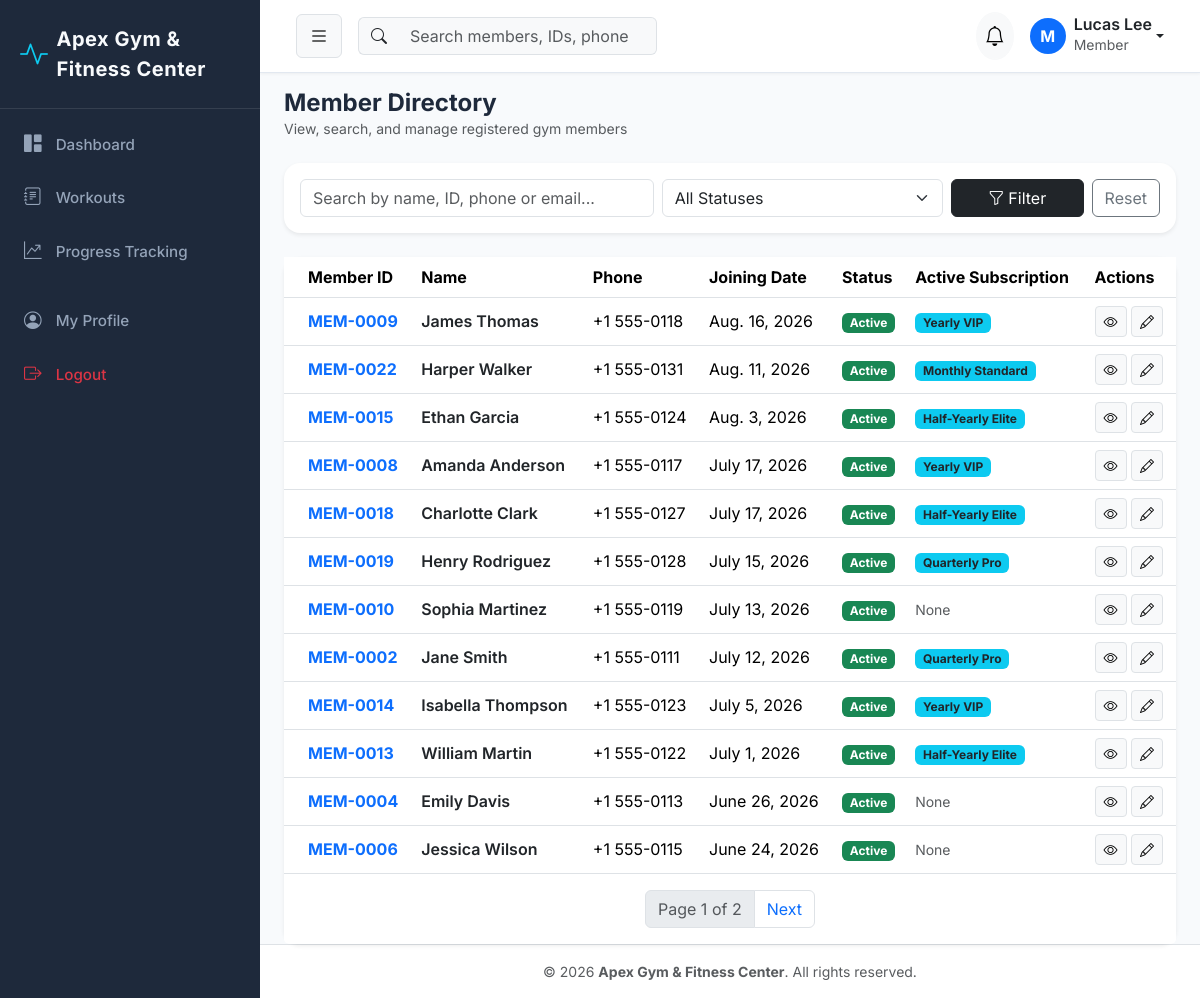
The app's page /members/ (signed in), older data.
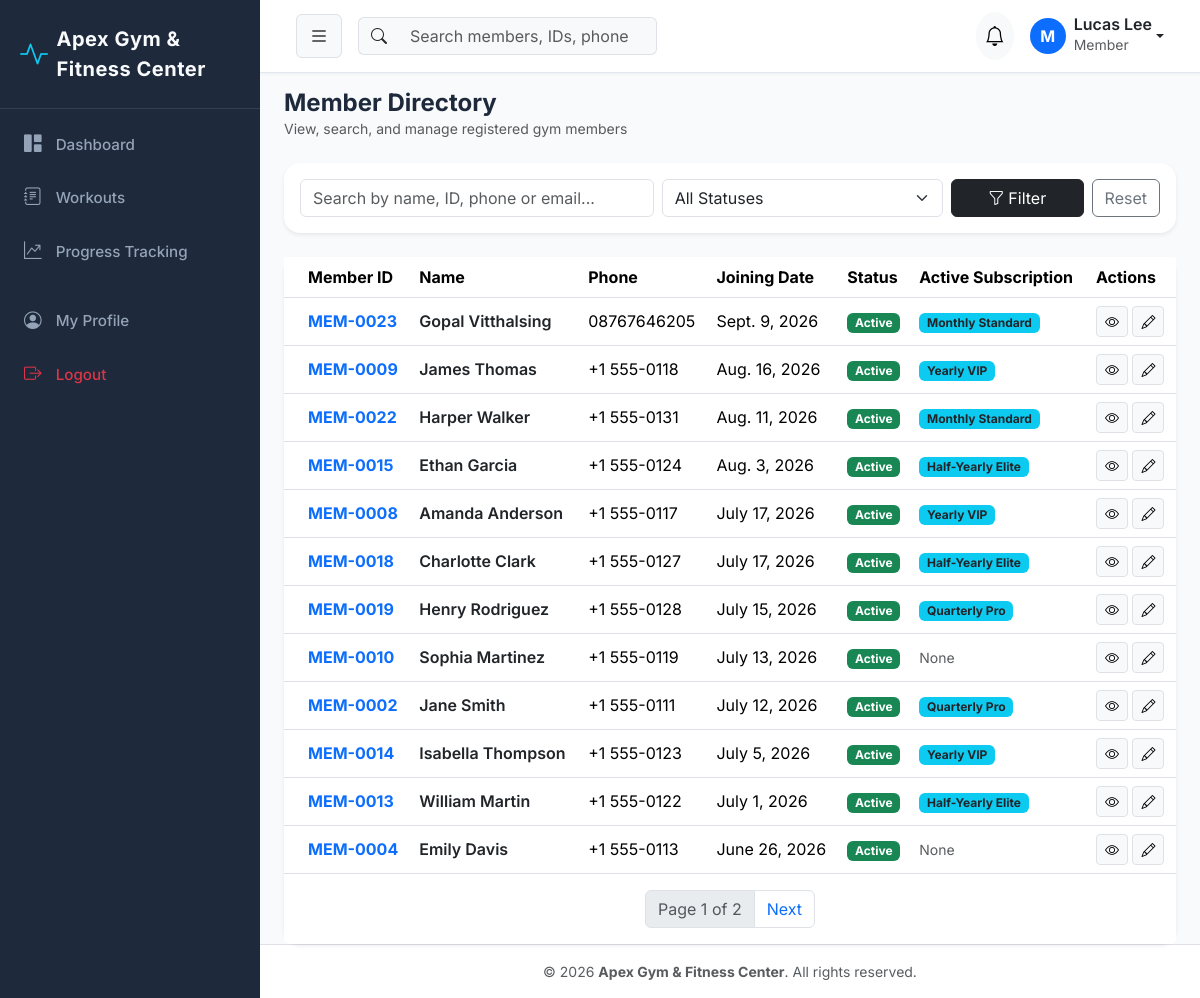
The same page, newer data.
### gym_settings/models.py (models this page shows, shortened)
class GymSetting(models.Model):
    name = models.CharField(max_length=150, default='Apex Gym & Fitness Center')
    logo = models.ImageField(upload_to='gym_logo/', blank=True, null=True)
    address = models.TextField(default='123 Fitness Avenue, Tech District, City Center')
    phone = models.CharField(max_length=20, default='+1 (555) 019-2834')
    email = models.EmailField(default='contact@apexgym.com')
    opening_time = models.TimeField(default=time(6, 0))
    closing_time = models.TimeField(default=time(22, 0))
    currency = models.CharField(max_length=10, default='₹')
    tax_percentage = models.DecimalField(max_digits=5, decimal_places=2, default=18.00)
    updated_at = models.DateTimeField(auto_now=True)
    @classmethod
    def get_settings(cls):
        obj, created = cls.objects.get_or_create(pk=1)
        return obj

### accounts/models.py (models this page shows, shortened)
class User(AbstractUser):
    class Role(models.TextChoices):
        ADMIN = 'ADMIN', 'Admin'
        STAFF = 'STAFF', 'Staff'
        TRAINER = 'TRAINER', 'Trainer'
        MEMBER = 'MEMBER', 'Member'
    role = models.CharField(
        max_length=20,
        choices=Role.choices,
        default=Role.MEMBER,
        help_text='Role for role-based access control'
    )
    phone = models.CharField(max_length=20, blank=True, null=True)
    profile_picture = models.ImageField(upload_to='profiles/', blank=True, null=True)
    created_at = models.DateTimeField(auto_now_add=True)
    updated_at = models.DateTimeField(auto_now=True)
    @property
    def is_admin(self):
        return self.role == self.Role.ADMIN or self.is_superuser
    @property
    def is_staff_user(self):
        return self.role == self.Role.STAFF or self.is_admin
    @property
    def is_member(self):
        return self.role == self.Role.MEMBER
    def get_full_name_or_username(self):
        full = f"{self.first_name} {self.last_name}".strip()
        return full if full else self.username

### members/models.py (models this page shows, shortened)
class Member(models.Model):
    class GenderChoices(models.TextChoices):
        MALE = 'MALE', 'Male'
        FEMALE = 'FEMALE', 'Female'
        OTHER = 'OTHER', 'Other'
    class StatusChoices(models.TextChoices):
        ACTIVE = 'ACTIVE', 'Active'
        INACTIVE = 'INACTIVE', 'Inactive'
        SUSPENDED = 'SUSPENDED', 'Suspended'
        EXPIRED = 'EXPIRED', 'Expired'
    member_id = models.CharField(max_length=20, unique=True, editable=False)
    user = models.OneToOneField(
        settings.AUTH_USER_MODEL,
        on_delete=models.CASCADE,
        related_name='member_profile'
    )
    date_of_birth = models.DateField(blank=True, null=True)
    gender = models.CharField(max_length=10, choices=GenderChoices.choices, default=GenderChoices.MALE)
    phone = models.CharField(max_length=20)
    email = models.EmailField()
    address = models.TextField(blank=True, null=True)
    emergency_contact_name = models.CharField(max_length=100, blank=True, null=True)
    emergency_contact_phone = models.CharField(max_length=20, blank=True, null=True)
    joining_date = models.DateField(default=timezone.now)
    status = models.CharField(max_length=20, choices=StatusChoices.choices, default=StatusChoices.ACTIVE)
    height = models.DecimalField(max_digits=5, decimal_places=2, help_text='Height in cm', blank=True, null=True)
    weight = models.DecimalField(max_digits=5, decimal_places=2, help_text='Weight in kg', blank=True, null=True)
    medical_notes = models.TextField(blank=True, null=True)
    profile_picture = models.ImageField(upload_to='members/', blank=True, null=True)
    created_at = models.DateTimeField(auto_now_add=True)
    updated_at = models.DateTimeField(auto_now=True)
    @property
    def full_name(self):
        return self.user.get_full_name_or_username()
    @property
    def active_subscription(self):
        return self.subscriptions.filter(status='ACTIVE').order_by('-end_date').first()

### memberships/models.py (models this page shows, shortened)
class MemberSubscription(models.Model):
    class StatusChoices(models.TextChoices):
        ACTIVE = 'ACTIVE', 'Active'
        EXPIRED = 'EXPIRED', 'Expired'
        CANCELLED = 'CANCELLED', 'Cancelled'
        PENDING = 'PENDING', 'Pending'
    member = models.ForeignKey(Member, on_delete=models.CASCADE, related_name='subscriptions')
    membership_plan = models.ForeignKey(MembershipPlan, on_delete=models.PROTECT, related_name='subscriptions')
    start_date = models.DateField(default=timezone.now)
    end_date = models.DateField()
    price = models.DecimalField(max_digits=10, decimal_places=2)
    discount = models.DecimalField(max_digits=10, decimal_places=2, default=0.00)
    final_amount = models.DecimalField(max_digits=10, decimal_places=2)
    status = models.CharField(max_length=20, choices=StatusChoices.choices, default=StatusChoices.ACTIVE)
    created_at = models.DateTimeField(auto_now_add=True)

class MembershipPlan(models.Model):
    name = models.CharField(max_length=100)
    description = models.TextField(blank=True, null=True)
    duration_days = models.PositiveIntegerField(help_text='Duration in days, e.g. 30, 90, 365')
    price = models.DecimalField(max_digits=10, decimal_places=2)
    features = models.TextField(help_text='Features comma or newline separated', blank=True, null=True)
    is_active = models.BooleanField(default=True)
    created_at = models.DateTimeField(auto_now_add=True)

### members/views.py (the view, shortened to what this page needs)
# urls.py: path('', views.member_list_view, name='list'),
@login_required
def member_list_view(request):
    members = Member.objects.select_related('user').all().order_by('-joining_date')
    status_filter = request.GET.get('status', '')
    search_query = request.GET.get('q', '')
    if status_filter:
        members = members.filter(status=status_filter)
    paginator = Paginator(members, 12)
    page_number = request.GET.get('page')
    page_obj = paginator.get_page(page_number)
    return render(request, 'members/member_list.html', {
        'page_obj': page_obj,
        'status_filter': status_filter,
        'search_query': search_query,
        'statuses': Member.StatusChoices.choices,
    })

### templates/members/member_list.html (shortened to what this page needs)
{% extends "base.html" %}
{% block content %}
<div class="d-flex justify-content-between align-items-center mb-4">
    <div>
        <h4 class="fw-bold mb-0">Member Directory</h4>
        <p class="text-muted small mb-0">View, search, and manage registered gym members</p>
    </div>
</div>
<div class="card border-0 shadow-sm rounded-4 mb-4">
    <div class="card-body p-3">
        <form method="GET" class="row g-2 align-items-center">
            <div class="col-12 col-md-5">
                <input type="text" name="q" class="form-control" placeholder="Search by name, ID, phone or email..." value="{{ search_query }}">
            </div>
            <div class="col-6 col-md-4">
                <select name="status" class="form-select">
                    <option value="">All Statuses</option>
                </select>
            </div>
            <div class="col-6 col-md-3 d-flex gap-2">
                <button type="submit" class="btn btn-dark w-100"><i class="bi bi-funnel me-1"></i>Filter</button>
                <a href="{% url 'members:list' %}" class="btn btn-outline-secondary">Reset</a>
            </div>
        </form>
    </div>
</div>
<div class="card border-0 shadow-sm rounded-4">
    <div class="card-body p-0">
        <div class="table-responsive">
            <table class="table table-hover align-middle mb-0">
                <thead class="bg-light">
                    <tr>
                        <th class="ps-4">Member ID</th>
                        <th>Name</th>
                        <th>Phone</th>
                        <th>Joining Date</th>
                        <th>Status</th>
                        <th>Active Subscription</th>
                        <th>Actions</th>
                    </tr>
                </thead>
                <tbody>
                    {% for m in page_obj %}
                    <tr>
                        <td class="ps-4 fw-bold text-primary">{{ m.member_id }}</td>
                        <td>
                            <a href="{% url 'members:detail' m.pk %}" class="fw-semibold text-dark text-decoration-none">
                                {{ m.full_name }}
                            </a>
                        </td>
                        <td>{{ m.phone }}</td>
                        <td>{{ m.joining_date }}</td>
                        <td>
                            <span class="badge {% if m.status == 'ACTIVE' %}bg-success{% elif m.status == 'EXPIRED' %}bg-danger{% else %}bg-secondary{% endif %}">
                                {{ m.get_status_display }}
                            </span>
                        </td>
                        <td>
                            {% if m.active_subscription %}
                            <span class="badge bg-info text-dark">{{ m.active_subscription.membership_plan.name }}</span>
                            {% else %}
                            <span class="text-muted small">None</span>
                            {% endif %}
                        </td>
                        <td>
                            <a href="{% url 'members:detail' m.pk %}" class="btn btn-sm btn-light border" title="View"><i class="bi bi-eye"></i></a>
                            <a href="{% url 'members:edit' m.pk %}" class="btn btn-sm btn-light border" title="Edit"><i class="bi bi-pencil"></i></a>
                        </td>
                    </tr>
                    {% empty %}
                    <tr><td colspan="7" class="text-center py-4 text-muted">No members match your criteria.</td></tr>
                    {% endfor %}
                </tbody>
            </table>
        </div>
    </div>
    {% if page_obj.has_other_pages %}
    <div class="card-footer bg-white border-0 py-3">
        <nav>
            <ul class="pagination justify-content-center mb-0">
                <li class="page-item disabled"><span class="page-link">Page {{ page_obj.number }} of {{ page_obj.paginator.num_pages }}</span></li>
                {% if page_obj.has_next %}
                <li class="page-item"><a class="page-link" href="?page={{ page_obj.next_page_number }}&q={{ search_query }}&status={{ status_filter }}">Next</a></li>
                {% endif %}
            </ul>
        </nav>
    </div>
    {% endif %}
</div>
{% endblock %}

### templates/base.html (shortened to what this page needs)
<!DOCTYPE html>
<html lang="en">
<head>
    <link href="https://cdn.jsdelivr.net/npm/bootstrap@5.3.2/dist/css/bootstrap.min.css" rel="stylesheet">
    <link href="https://cdn.jsdelivr.net/npm/bootstrap-icons@1.11.1/font/bootstrap-icons.css" rel="stylesheet">
    {% load static %}
    <link rel="stylesheet" href="{% static 'css/custom.css' %}">
</head>
<body>
    <div id="wrapper">
        {% if user.is_authenticated %}
        <aside id="sidebar-wrapper">
            <div class="sidebar-heading d-flex align-items-center">
                <i class="bi bi-activity text-info me-2 fs-3"></i>
                <span class="fw-bold">{{ gym_info.name|default:"Apex Fitness" }}</span>
            </div>
            <div class="list-group list-group-flush py-2">
                <a href="{% url 'dashboard:index' %}" class="list-group-item {% if request.resolver_match.app_name == 'dashboard' %}active{% endif %}">
                    <i class="bi bi-grid-1x2-fill"></i> Dashboard
                </a>
                <a href="{% url 'workouts:list' %}" class="list-group-item {% if request.resolver_match.app_name == 'workouts' and request.resolver_match.url_name != 'progress' %}active{% endif %}">
                    <i class="bi bi-journal-text"></i> Workouts
                </a>
                <a href="{% url 'workouts:progress' %}" class="list-group-item {% if request.resolver_match.url_name == 'progress' %}active{% endif %}">
                    <i class="bi bi-graph-up-arrow"></i> Progress Tracking
                </a>
                <a href="{% url 'accounts:profile' %}" class="list-group-item mt-3 {% if request.resolver_match.url_name == 'profile' %}active{% endif %}">
                    <i class="bi bi-person-circle"></i> My Profile
                </a>
                <a href="{% url 'accounts:logout' %}" class="list-group-item text-danger">
                    <i class="bi bi-box-arrow-right"></i> Logout
                </a>
            </div>
        </aside>
        {% endif %}
        <div id="page-content-wrapper">
            {% if user.is_authenticated %}
            <nav class="navbar navbar-expand-lg top-navbar">
                <div class="container-fluid">
                    <button class="btn btn-light border" id="sidebarToggle">
                        <i class="bi bi-list fs-5"></i>
                    </button>
                    <form class="d-none d-md-flex ms-3 me-auto" action="{% url 'members:list' %}" method="GET">
                        <div class="input-group">
                            <span class="input-group-text bg-light border-end-0"><i class="bi bi-search"></i></span>
                            <input class="form-control bg-light border-start-0" type="search" name="q" placeholder="Search members, IDs, phone..." aria-label="Search">
                        </div>
                    </form>
                    <div class="d-flex align-items-center ms-auto">
                        <div class="dropdown me-3">
                            <button class="btn btn-light position-relative rounded-circle p-2" type="button" data-bs-toggle="dropdown">
                                <i class="bi bi-bell fs-5"></i>
                            </button>
                        </div>
                        <div class="dropdown">
                            <a class="d-flex align-items-center text-decoration-none dropdown-toggle text-dark" href="#" data-bs-toggle="dropdown">
                                <div class="bg-primary text-white rounded-circle d-flex align-items-center justify-content-center me-2 fw-bold" style="width: 36px; height: 36px;">
                                    {{ user.username|slice:":1"|upper }}
                                </div>
                                <div class="d-none d-sm-block text-start">
                                    <div class="fw-semibold lh-1">{{ user.get_full_name_or_username }}</div>
                                    <small class="text-muted">{{ user.get_role_display }}</small>
                                </div>
                            </a>
                        </div>
                    </div>
                </div>
            </nav>
            {% endif %}
            <div class="container-fluid pt-3 px-4">
                {% block content %}{% endblock %}
            </div>
            <footer class="mt-auto py-3 bg-white border-top text-center text-muted small">
                <div class="container">
                    &copy; {% now "Y" %} <strong>{{ gym_info.name|default:"Apex Gym & Fitness Center" }}</strong>. All rights reserved.
                </div>
            </footer>
        </div>
    </div>
</body>
</html>

Row changes from the older to the newer data that the page shows:
no longer on this page (row unchanged): Member: member_id "MEM-0006", full_name "Jessica Wilson", phone "+1 555-0115", joining_date "June 24, 2026", status "Active", shows "None"
added Member: member_id "MEM-0023", full_name "Gopal Vitthalsing", phone "08767646205", joining_date "Sept. 9, 2026", status "Active", active_subscription.membership_plan.name "Monthly Standard"
